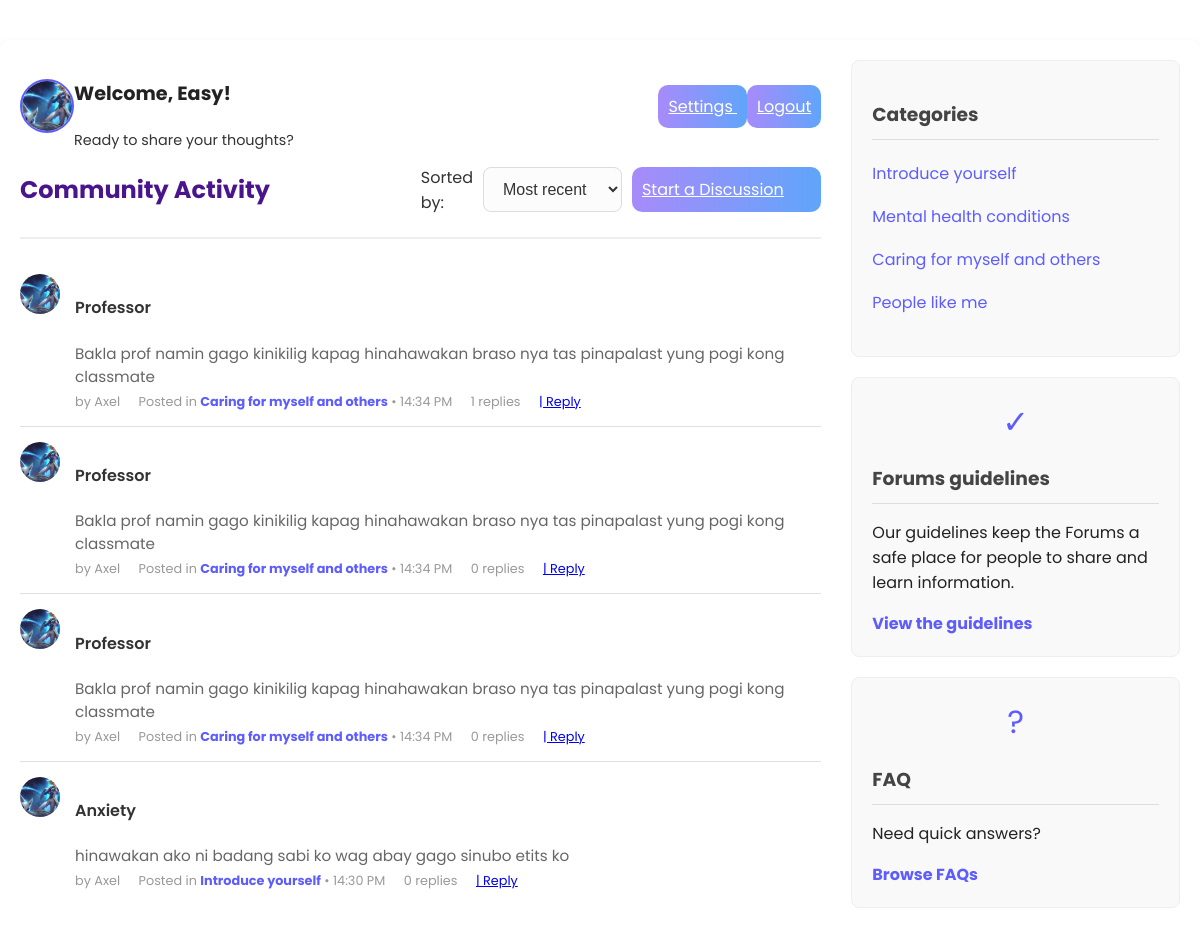
/community (signed in), run on the app's committed database.
### app.py (models this page shows, shortened)
class User(db.Model):
    id = db.Column(db.Integer, primary_key=True)
    email = db.Column(db.String(100), unique=True, nullable=False)
    username = db.Column(db.String(50), unique=True, nullable=True)
    password = db.Column(db.String(256), nullable=True)
    role = db.Column(db.String(10), default='client')
    buddy_id = db.Column(db.Integer, db.ForeignKey('user.id'), nullable=True)
    age = db.Column(db.Integer, nullable=True)
    gender = db.Column(db.String(10), nullable=True)
    location = db.Column(db.String(5), nullable=True)
    dob = db.Column(db.String(10), nullable=True)
    service_therapy = db.Column(db.Boolean, default=False)
    service_psychiatry = db.Column(db.Boolean, default=False)
    service_substance = db.Column(db.Boolean, default=False)
    service_not_sure = db.Column(db.Boolean, default=False)
    avatar = db.Column(db.String(200), nullable=True, default='/static/images/neutral.png')

class Discussion(db.Model):
    id = db.Column(db.Integer, primary_key=True)
    title = db.Column(db.String(200), nullable=False)
    content = db.Column(db.Text, nullable=False)
    created_at = db.Column(db.DateTime, default=datetime.utcnow)
    user_id = db.Column(db.Integer, db.ForeignKey('user.id'), nullable=False)
    author = db.relationship('User', backref=db.backref('discussions', lazy=True))
    category = db.Column(db.String(50), default='General')
    replies_count = db.Column(db.Integer, default=0)

### app.py (the view)
@app.route('/community')
def community_dashboard():
    if 'user_email' not in session:
        flash("Please log in to view the community.", "error")
        return redirect(url_for('login'))
    user = User.query.filter_by(email=session['user_email']).first()
    if not user:
        flash("User not found.", "error")
        return redirect(url_for('home'))
    latest_discussions = Discussion.query.order_by(Discussion.created_at.desc()).limit(10).all()
    return render_template(
        'client_dashboard.html',
        user=user,
        discussions=latest_discussions,
        hide_nav=True
    )

### templates/client_dashboard.html (shortened to what this page needs)
{% extends "base.html" %}
{% block content %}
<div class="community-page-layout">
    <div class="main-content-area">
        <div class="user-action-box mb-4 p-3 shadow-sm rounded">
            <div style="display: flex; align-items: center; justify-content: space-between;">
                <div style="display: flex; align-items: center;">
                    {% if user %}
                        <img src="{{ url_for('static', filename=user.avatar.replace('/static/', '')) }}"
                             alt="{{ user.username }} avatar"
                             class="user-dashboard-avatar me-3"
                             style="width: 50px; height: 50px; border-radius: 50%; object-fit: cover; border: 2px solid #5d5dff;">
                        <div>
                            <p class="mb-0" style="font-size: 1.2em; font-weight: bold;">Welcome, {{ user.username | capitalize }}!</p>
                            <span class="text-muted" style="font-size: 0.9em;">Ready to share your thoughts?</span>
                        </div>
                    {% endif %}
                </div>
                <div class="d-flex gap-2">
                    <a href="{{ url_for('profile_settings') }}" class="btn btn-sm btn-outline-secondary">
                         Settings
                    </a>
                    <a href="{{ url_for('logout') }}" class="btn btn-sm btn-danger">
                        Logout
                    </a>
                </div>
            </div>
        </div>
        <div class="community-header">
            <h2>Community Activity</h2>
            <div style="display: flex; gap: 10px; align-items: center;">
                <label for="sort-select">Sorted by:</label>
                <select id="sort-select" class="form-control" style="width: auto;">
                    <option>Most recent</option>
                </select>
                <a href="{{ url_for('create_discussion') }}" class="btn btn-primary start-discussion-btn">Start a Discussion</a>
            </div>
        </div>
        {% for discussion in discussions %}
        <div class="discussion-post-item">
            <div class="post-avatar">
                <img src="{{ discussion.author.avatar }}" alt="{{ discussion.author.username }} avatar">
            </div>
            <div class="post-details">
                <h4><a href="{{ url_for('view_discussion', discussion_id=discussion.id) }}">{{ discussion.title }}</a></h4>
                <p class="post-excerpt">{{ discussion.content | truncate(150, True) }}</p>
                <div class="post-meta">
                    <span class="meta-author">by {{ discussion.author.username | capitalize }}</span>
                    <span class="meta-time">
                        Posted in
                        <span class="meta-category">{{ discussion.category }}</span>
                        • {{ discussion.created_at.strftime('%H:%M %p') }}
                    </span>
                    <span class="meta-replies">{{ discussion.replies_count }} replies</span>
                    <a href="{{ url_for('view_discussion', discussion_id=discussion.id) }}" class="meta-reply-link">
                | Reply
                </a>
                </div>
            </div>
        </div>
        {% else %}
        <p class="no-discussions alert alert-info">No discussions found. Run /seed_db or be the first to start one!</p>
        {% endfor %}
    </div>
    <div class="sidebar-area">
        <div class="category-box">
            <h3>Categories</h3>
            <ul class="category-list">
                <li><a href="#">Introduce yourself</a></li>
                <li><a href="#">Mental health conditions</a></li>
                <li><a href="#">Caring for myself and others</a></li>
                <li><a href="#">People like me</a></li>
                </ul>
        </div>
        <div class="forums-guidelines">
            <div style="text-align: center; margin-bottom: 10px;">
                <span style="font-size: 2em; color: #5d5dff;">&#10003;</span>
            </div>
            <h3>Forums guidelines</h3>
            <p>Our guidelines keep the Forums a safe place for people to share and learn information.</p>
            <a href="#" style="color: #5d5dff; font-weight: bold;">View the guidelines</a>
        </div>
         <div class="forums-guidelines">
            <div style="text-align: center; margin-bottom: 10px;">
                <span style="font-size: 2em; color: #5d5dff;">?</span>
            </div>
            <h3>FAQ</h3>
            <p>Need quick answers?</p>
            <a href="#" style="color: #5d5dff; font-weight: bold;">Browse FAQs</a>
        </div>
    </div>
</div>
{% endblock %}

### templates/base.html (shortened to what this page needs)
<!DOCTYPE html>
<html lang="en">
<head>
    <link rel="stylesheet" href="{{ url_for('static', filename='style.css') }}?v=3">
</head>
<body>
    {% block content %}{% endblock %}
</body>
</html>

### static/style.css (style rules this page uses)
body { font-family: 'Poppins', sans-serif; margin: 0; color: #333; background-image: url("../static/images/healing_brain.png"); background-size: cover; background-attachment: fixed; background-position: center; overflow-x: hidden; }
h1, h2, h3 { color: #4a148c; }
p { color: #222; }
.btn { width: 100%; padding: 10px; background: linear-gradient(90deg, #a78bfa, #60a5fa); color: white; border: none; border-radius: 10px; cursor: pointer; transition: 0.3s; }
.form-control { width: 100%; padding: 12px 15px; border: 1px solid #dcdcdc; border-radius: 8px; font-size: 1em; color: #333; background-color: #fcfcfc; transition: border-color 0.3s ease, box-shadow 0.3s ease; }
.form-control::placeholder { color: #bbb; }
.community-page-layout { display: flex; max-width: 1200px; margin: 40px auto; padding: 20px; gap: 30px; }
.main-content-area { flex-grow: 1; max-width: 70%; }
.sidebar-area { width: 30%; min-width: 250px; }
.community-header { display: flex; justify-content: space-between; align-items: center; margin-bottom: 20px; border-bottom: 2px solid #eee; padding-bottom: 10px; }
.discussion-post-item { display: flex; gap: 15px; padding: 15px 0; border-bottom: 1px solid #e0e0e0; }
.discussion-post-item:last-child { border-bottom: none; }
.post-avatar img { width: 40px; height: 40px; border-radius: 50%; object-fit: cover; }
.post-details { flex-grow: 1; }
.post-details h4 a { color: #333; font-weight: 600; text-decoration: none; }
.post-excerpt { color: #666; margin: 5px 0; font-size: 0.95em; }
.post-meta { font-size: 0.8em; color: #999; }
.meta-author, .meta-time, .meta-replies { margin-right: 15px; }
.meta-category { font-weight: bold; color: #5d5dff; }
.category-box, .forums-guidelines { background: #f9f9f9; padding: 20px; border-radius: 8px; margin-bottom: 20px; border: 1px solid #eee; }
.category-box h3, .forums-guidelines h3 { border-bottom: 1px solid #ddd; padding-bottom: 10px; margin-bottom: 15px; color: #444; }
.category-list { list-style: none; padding: 0; }
.category-list li { margin-bottom: 8px; }
.category-list li a { text-decoration: none; color: #5d5dff; }
.community-page-layout { max-width: 1200px; margin: 40px auto; padding: 20px; gap: 30px; position: relative; background-color: white; z-index: 10; border-radius: 10px; box-shadow: 0 4px 8px rgba(0, 0, 0, 0.1); }
.category-list li a { text-decoration: none; color: #5d5dff; display: block; padding: 5px 0; }
.forums-guidelines a { color: #5d5dff; font-weight: bold; text-decoration: none; }

### data on the page
User: avatar (picture), username "Easy"
Discussion: author.avatar (picture), title "Professor", content "Bakla prof namin gago kinikilig kapag hinahawakan braso nya tas pinapalast yung pogi kong classmate", author.username "Axel", category "Caring for myself and others", created_at "14:34 PM", replies_count "1"
Discussion: author.avatar (picture), title "Professor", content "Bakla prof namin gago kinikilig kapag hinahawakan braso nya tas pinapalast yung pogi kong classmate", author.username "Axel", category "Caring for myself and others", created_at "14:34 PM", replies_count "0"
Discussion: author.avatar (picture), title "Professor", content "Bakla prof namin gago kinikilig kapag hinahawakan braso nya tas pinapalast yung pogi kong classmate", author.username "Axel", category "Caring for myself and others", created_at "14:34 PM", replies_count "0"
Discussion: author.avatar (picture), title "Anxiety", content "hinawakan ako ni badang sabi ko wag abay gago sinubo etits ko", author.username "Axel", category "Introduce yourself", created_at "14:30 PM", replies_count "0"
